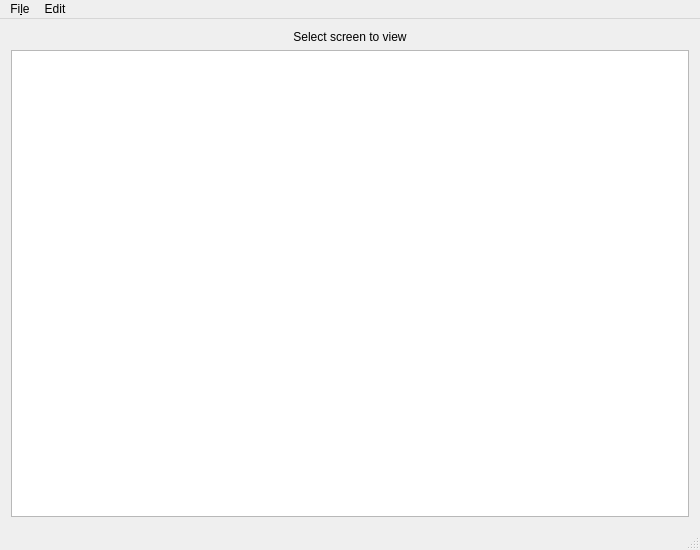
<?xml version="1.0" encoding="UTF-8"?>
<ui version="4.0">
    <class>MainWindow</class>
    <widget class="QMainWindow" name="MainWindow">
        <property name="geometry">
            <rect>
                <x>0</x>
                <y>0</y>
                <width>700</width>
                <height>550</height>
            </rect>
        </property>
        <property name="windowTitle">
            <string>MainWindow</string>
        </property>
        <widget class="QWidget" name="centralWidget">
            <layout class="QVBoxLayout" name="verticalLayout_2">
                <item>
                    <widget class="QLabel" name="label">
                        <property name="text">
                            <string>Select screen to view</string>
                        </property>
                        <property name="alignment">
                            <set>Qt::AlignCenter</set>
                        </property>
                    </widget>
                </item>
                <item>
                    <widget class="QListWidget" name="listScreens"/>
                </item>
            </layout>
        </widget>
        <widget class="QMenuBar" name="menuBar">
            <property name="geometry">
                <rect>
                    <x>0</x>
                    <y>0</y>
                    <width>700</width>
                    <height>20</height>
                </rect>
            </property>
            <widget class="QMenu" name="menuFile">
                <property name="title">
                    <string>Fi&amp;le</string>
                </property>
                <addaction name="actionSaveSession"/>
            </widget>
            <widget class="QMenu" name="menuEdit">
                <property name="title">
                    <string>Edit</string>
                </property>
                <addaction name="actionManageComponents"/>
                <addaction name="actionManageInstances"/>
            </widget>
            <addaction name="menuFile"/>
            <addaction name="menuEdit"/>
        </widget>
        <widget class="QStatusBar" name="statusBar"/>
        <action name="actionSaveSession">
            <property name="text">
                <string>&amp;Save Session</string>
            </property>
        </action>
        <action name="actionManageComponents">
            <property name="text">
                <string>&amp;Manage Components</string>
            </property>
        </action>
        <action name="actionManageInstances">
            <property name="text">
                <string>Manage &amp;Instances</string>
            </property>
        </action>
    </widget>
    <layoutdefault spacing="6" margin="11"/>
    <resources/>
    <connections/>
</ui>
